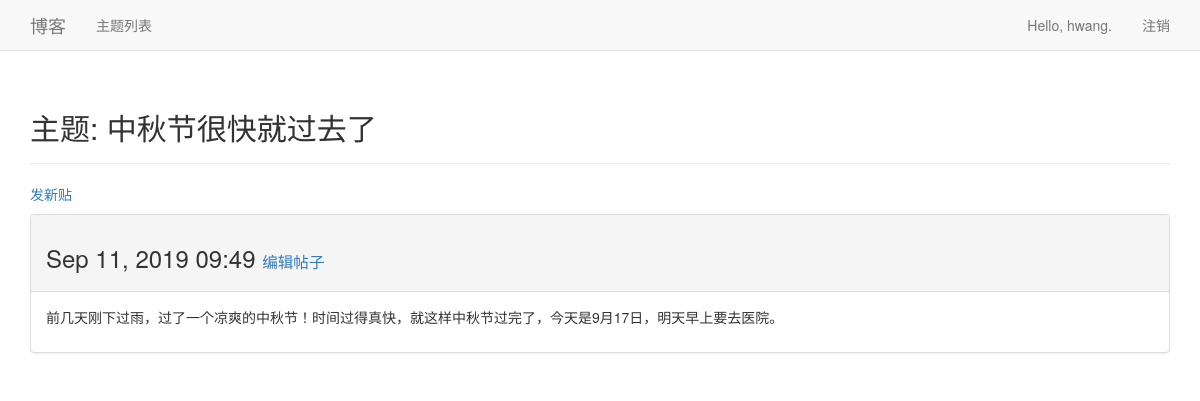
Screenshot of /topics/1/ (signed in) with the database file from the repository.
### blogs/models.py (models this page shows, shortened)
class BlogPost(models.Model):
    title = models.CharField(max_length=200)
    text = models.TextField()
    date_added = models.DateTimeField(auto_now_add=True)
    owner = models.ForeignKey(User, on_delete=models.PROTECT)

### blogs/views.py (the view)
# urls.py: url(r'^topics/(?P<topic_id>\d+)/$', views.topic, name='topic'),
def topic(request, topic_id):
    topic = get_object_or_404(BlogPost, id=topic_id)
    context = {'topic': topic}
    return render(request, 'blogs/topic.html', context)

### blogs/templates/blogs/topic.html
{% extends 'blogs/base.html' %}
{% block header %}
  <h2>主题: {{ topic.title }}</h2>
{% endblock header %}
{% block content %}
  <p>
    <a href="{% url 'blogs:new_topic' %}">发新贴</a>
  </p>
  <div class="panel panel-default">
    <div class="panel-heading">
      <h3>
        {{ topic.date_added|date:'M d, Y H:i' }}
        <small>
          <a href="{% url 'blogs:edit_topic' topic.id %}">
              编辑帖子</a>
        </small>
      </h3>
    </div>
    <div class="panel-body">
      {{ topic.text|linebreaks }}
    </div>
  </div>
{% endblock content %}

### blogs/templates/blogs/base.html (shortened to what this page needs)
{% load bootstrap3 %}
<!DOCTYPE html>
<html lang="en">
  <head>
    {% bootstrap_css %}
  </head>
  <body>
    <nav class="navbar navbar-default navbar-static-top" role="navigation">
      <div class="container">
        <div class="navbar-header">
          <a class="navbar-brand" href="{% url 'blogs:index' %}">
                博客</a>
        </div>
        <div id="navbar" class="navbar-collapse collapse">
          <ul class="nav navbar-nav">
            <li><a href="{% url 'blogs:topics' %}">主题列表</a></li>
          </ul>
          <ul class="nav navbar-nav navbar-right">
            {% if user.is_authenticated %}
              <li><a>Hello, {{ user.username }}.</a></li>
              <li><a href="{% url 'users:logout' %}">注销</a></li>
            {% else %}
              <li><a href="{% url 'users:register' %}">注册</a></li>
              <li><a href="{% url 'users:login' %}">登录</a></li>
            {% endif %}
          </ul>
        </div>
      </div>
    </nav>
    <div class="container">
      <div class="page-header">
        {% block header %}{% endblock header %}
      </div>
      <div>
        {% block content %}{% endblock content %}
      </div>
    </div>
  </body>
</html>

### rows the page displays
BlogPost: title "中秋节很快就过去了", date_added "Sep 11, 2019 09:49", text "前几天刚下过雨，过了一个凉爽的中秋节！时间过得真快，就这样中秋节过完了，今天是9月17日，明天早上要去医院。"

### other values shown
{{ user.username }} "hwang"
